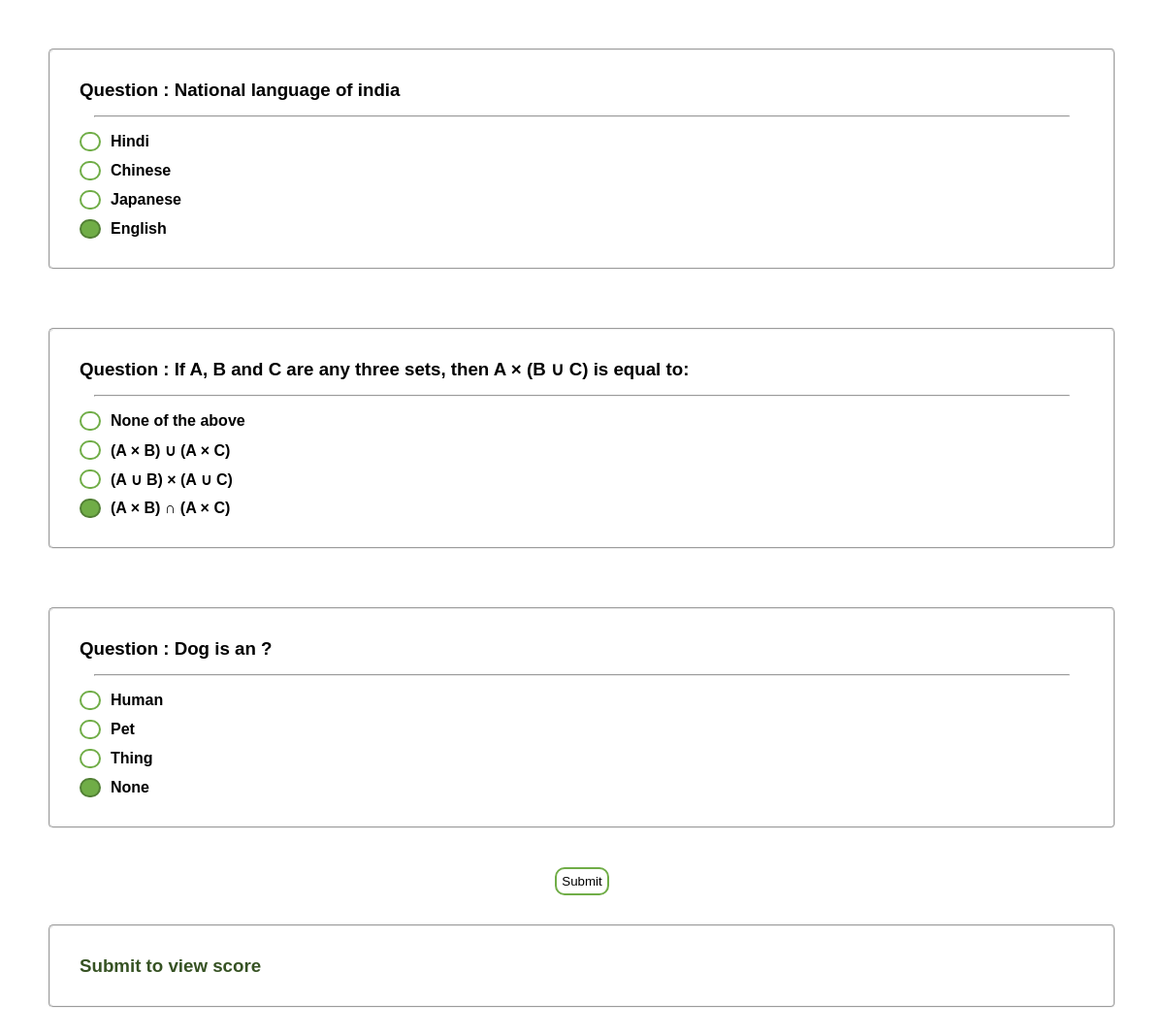
The page /give-test/index.php on the database its author committed.
### tables this page shows
CREATE TABLE `question` (
  `question_id` int(100) NOT NULL,
  `question` text NOT NULL,
  `options` text NOT NULL,
  `answer` int(11) NOT NULL
);

### give-test/index.php (the view, shortened to what this page needs)
<?php
$questions = getData('question');
function getData($table)
{
    $host = "localhost";
    $userName = "root";
    $userPassword = "";
    $dataBaseName = "is_task";
    $conn = new mysqli($host, $userName, $userPassword, $dataBaseName);
    $return = [];
    $sql = "SELECT `question_id`,`question`,`options` FROM $table";
    if ($result = $conn->query($sql)) {
        while ($obj = $result->fetch_object()) {
            $return[] = $obj;
        }
        return ($return);
    } else {
        $conn->close();
        return ("error");
    }
}
?>
<!DOCTYPE html>
<html lang="en">
<head>
    <link rel="stylesheet" href="style.css">
</head>
<body>
<form class="main-div" id="question_form" onsubmit="event.preventDefault();check();">
    <?php
    foreach ($questions as $i => $question) {
        $options = "";
        foreach (json_decode($question->options) as $j => $option) {
            $options .= "<div class='questions'>
            <input type='radio' value='$j' checked name='c{$question->question_id}' id='c{$question->question_id}'>
            <h4>$option </h4>
        </div>";
        }
        echo("
<fieldset>
        <div class='head'>
            <h3>Question : {$question->question}</h3>
        </div>
        <hr>
        {$options}
       </fieldset>
            ");
    }
    ?>
    <div class="submit">
        <button>Submit</button>
    </div>
    <fieldset>
        <div class='head'>
            <h3 id="score" style="color: #365223">Submit to view score</h3>
        </div>
    </fieldset>
</form>
</body>
</html>

### give-test/style.css (style rules this page uses)
* { font-family: Arial, serif; padding: 0px; margin: 0px; transition: color 350ms, background-color 350ms,border 300ms;; }
body { display: flex; align-items: stretch; justify-content: center; align-content: stretch; flex-direction: column; flex-wrap: nowrap; accent-color: #70ad47;; }
.main-div { overflow: auto; display: flex; align-items: stretch; flex-direction: column; flex-wrap: nowrap; align-content: center; justify-content: center; padding: 20px; flex-grow: 1; }
.main-div fieldset { padding: 30px; margin: 30px; border-radius: 5px; }
.questions { display: flex; margin-top: 10px; align-items: center; }
input[type=radio] { width: 22px; height: 20px; margin-right: 10px; appearance: none; -webkit-appearance: none; border-radius: 500px; background: rgba(0, 0, 0, 0); border: 2px solid #70AD47FF; }
input[type=radio]:checked { border: 2px solid #528035; background:#70AD47FF; }
.submit { margin-top: 10px; display: flex; align-items: center; justify-content: center; align-content: center; }
.submit button { color: black; background-color: white; border-color: #70AD47FF; border-style: solid; border-radius: 10px; padding: 5px; }
hr { margin: 15px; }

### rows shown on the page
question: question "National language of india", options "Hindi", options "Chinese", options "Japanese", options "English"
question: question "If A, B and C are any three sets, then A × (B ∪ C) is equal to:", options "None of the above", options "(A × B) ∪ (A × C)", options "(A ∪ B) × (A ∪ C)", options "(A × B) ∩ (A × C)"
question: question "Dog is an ?", options "Human", options "Pet", options "Thing", options "None"
